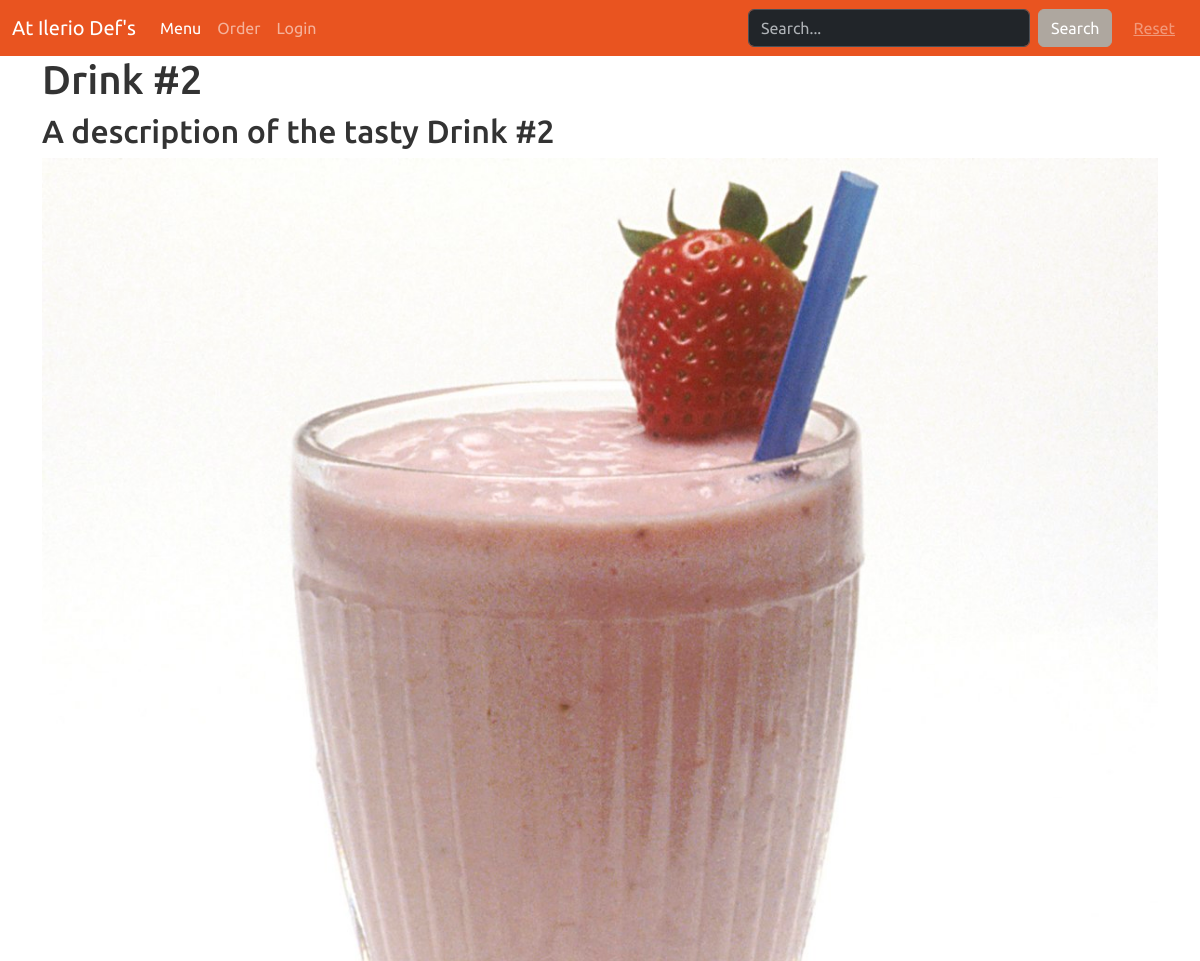
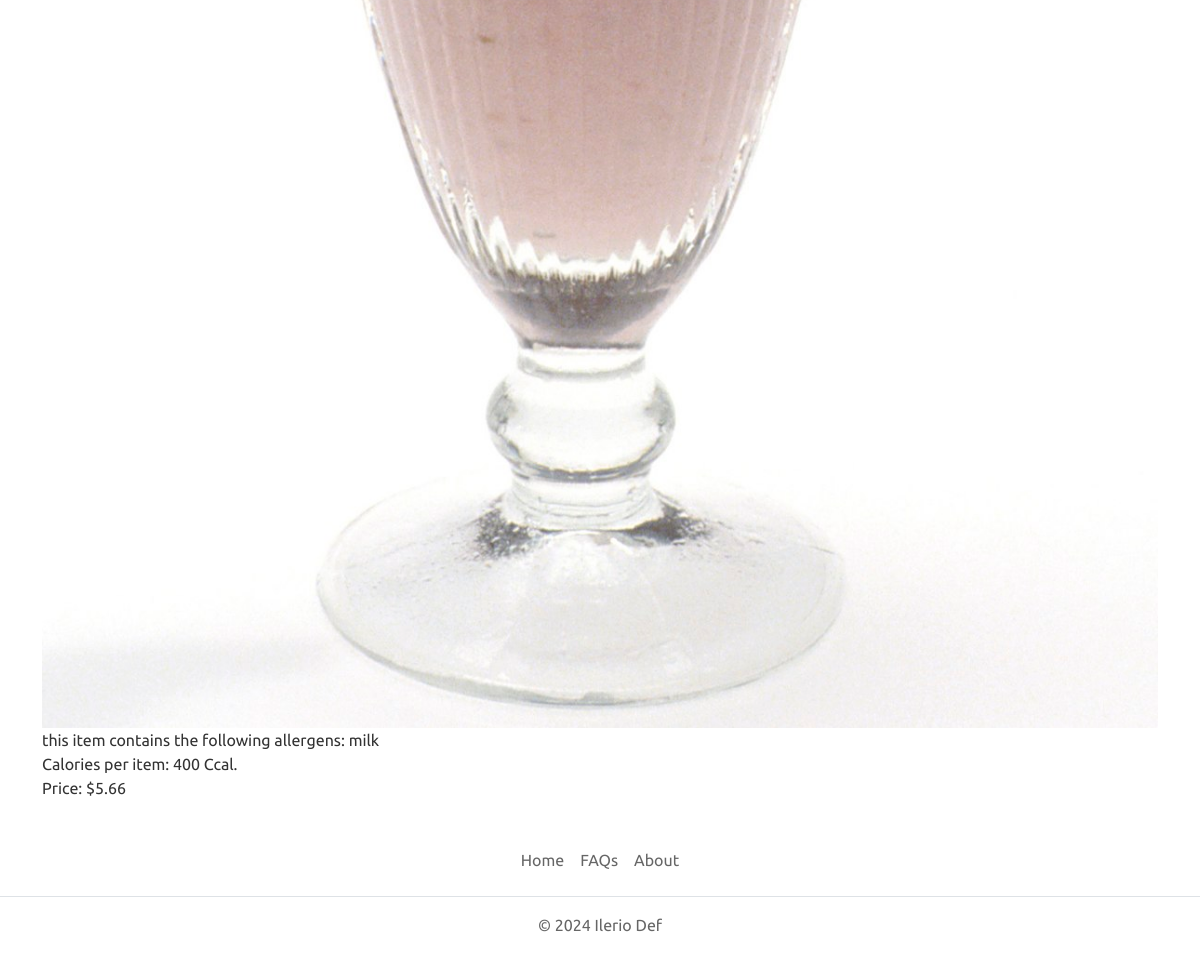
Screenshot of /item/4 with the database file from the repository (2 pictures, top to bottom).
### menu/models.py (models this page shows, shortened)
class Item(models.Model):
    name = models.CharField(max_length=50)
    description = models.TextField()
    calories = models.IntegerField()
    allergies = models.ManyToManyField(Allergen, blank=True)
    image = models.ImageField(blank=True)
    category = models.ForeignKey(Category, on_delete=models.CASCADE)
    price = models.DecimalField(max_digits=10, decimal_places=2)
    class Meta:
        ordering = ["category"]
    @property
    def get_allergens(self):
        allergens = Allergen.objects.filter(item__id=self.id)
        if allergens:
            allergens_list = []
            for allergen in allergens:
                allergens_list.append(allergen.name)
            return allergens_list
        return None
    @property
    def get_image_url(self):
        if self.image:
            return self.image.url
        else:
            return "https://placehold.co/600x400.png"

class Allergen(models.Model):
    name = models.CharField(max_length=50)

### menu/views.py (the view)
# urls.py: path("item/<int:pk>", ItemDetailView.as_view(), name="item"),
class ItemDetailView(DetailView):
    model = Item

### menu/templates/menu/item_detail.html
{% extends "core/base.html" %}
{% load static %}
{% block content %}
<h1>{{ item.name }}</h1>
<h2>{{ item.description }}</h2>
<div class="">
    <img class="img-fluid" src="{{ item.get_image_url }}">
</div>
{% if item.get_allergens %}
    <div class="">this item contains the following allergens: {{ item.get_allergens | join:"," }}</div>
    <div class="">Calories per item: {{ item.calories }} Ccal.</div>
    <div>Price: ${{ item.price }}</div>
{% endif %}
{% endblock %}

### rows the page displays
Item: name "Drink #2", description "A description of the tasty Drink #2", get_image_url (picture), get_allergens "milk", calories "400", price "5.66"
